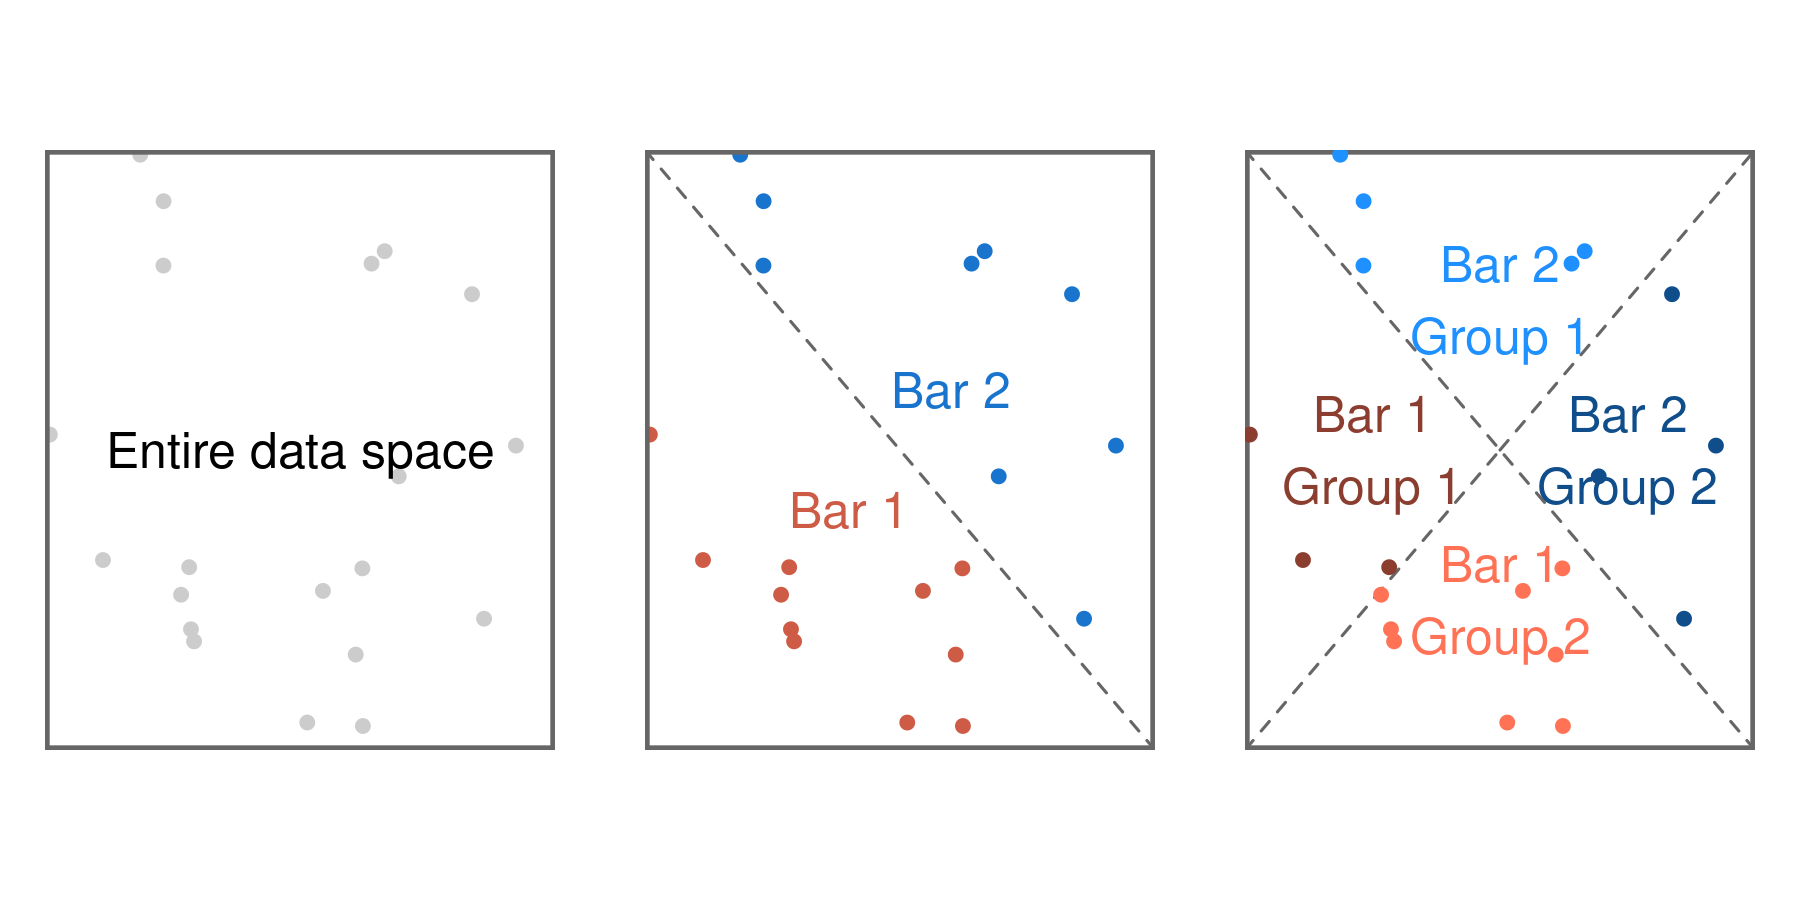

Recreate this plot in R.
library(grid)

set.seed(1234)
x <- runif(20)
y <- runif(20)

col1 <- ifelse((x + y) < 1, "coral3", "dodgerblue3")
col2 <- numeric(20)

cols22 <- c("coral1", "coral4", "dodgerblue1", "dodgerblue4")

col2[(y >= 1 - x) & (y >= x)] <- cols22[3]
col2[(y >= 1 - x) & (y < x)] <- cols22[4]
col2[(y < 1 - x) & (y >= x)] <- cols22[2]
col2[(y < 1 - x) & (y < x)] <- cols22[1]


push_vp <- function(x) {
  vp <- viewport(x, width = 1/3 - 1/20, height = 2/3)
  pushViewport(vp)
  grid.clip()
}

draw_points <- function(col) grid.points(x, y, pch = 20, size = unit(0.05, "npc"),
                                      default.units = "npc", 
                                      gp = gpar(col = col))

png("figure10.png", width = 6, height = 3, units = "in", res = 300)

grid.newpage()
push_vp(1/6)
draw_points("grey80")
grid.rect(gp = gpar(lwd = 3, fill = NA, col = "grey40"))
grid.text("Entire data space")
popViewport()

push_vp(1/2)
draw_points(col1)
grid.rect(gp = gpar(lwd = 3, fill = NA, col = "grey40"))
grid.abline(slope = -1, intercept = 1, 
            gp = gpar(col = "grey40", lty = "dashed"))
grid.text("Bar 1", 0.4, 0.4, gp = gpar(col = "coral3"))
grid.text("Bar 2", 0.6, 0.6, gp = gpar(col = "dodgerblue3"))
popViewport()

push_vp(5/6)
grid.rect(gp = gpar(lwd = 3, fill = NA, col = "grey40"))
grid.abline(slope = -1, intercept = 1, 
            gp = gpar(col = "grey40", lty = "dashed"))
grid.lines(c(0, 0.5), c(0, 0.5), gp = gpar(col = "grey40", lty = "dashed"))
grid.lines(c(0.5, 1), c(0.5, 1), gp = gpar(col = "grey40", lty = "dashed"))
draw_points(col2)

grid.text("Bar 1\nGroup 1", 0.25, 0.5, gp = gpar(col = cols22[2]))
grid.text("Bar 1\nGroup 2", 0.5, 0.25, gp = gpar(col = cols22[1]))
grid.text("Bar 2\nGroup 2", 0.75, 0.5, gp = gpar(col = cols22[4]))
grid.text("Bar 2\nGroup 1", 0.5, 0.75, gp = gpar(col = cols22[3]))

dev.off()